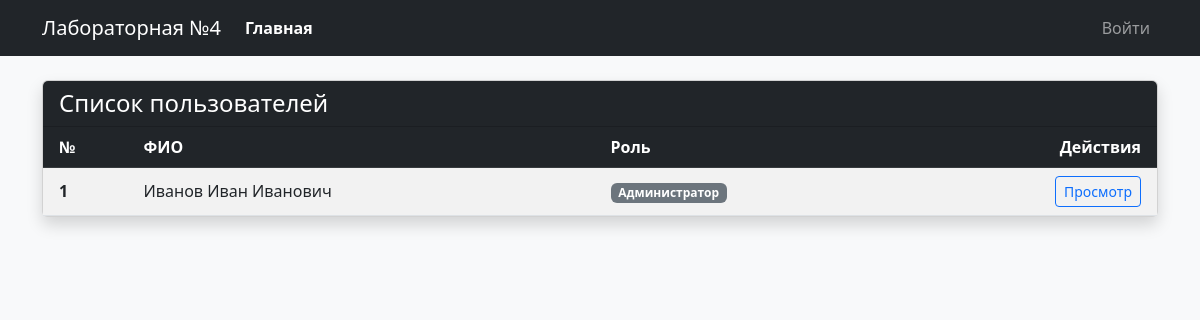
Before: / with the older database file.
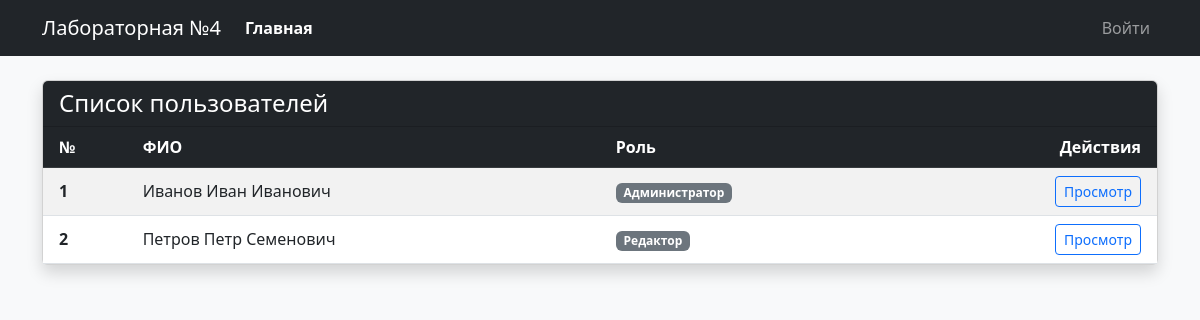
After: the same page with the newer database file.
### tables this page shows
CREATE TABLE users (
    id INTEGER PRIMARY KEY AUTOINCREMENT,
    login TEXT NOT NULL UNIQUE,
    password_hash TEXT NOT NULL,
    last_name TEXT,
    first_name TEXT NOT NULL,
    middle_name TEXT,
    role_id INTEGER,
    created_at TIMESTAMP DEFAULT CURRENT_TIMESTAMP,
    FOREIGN KEY (role_id) REFERENCES roles(id) ON DELETE SET NULL
);

CREATE TABLE roles (
    id INTEGER PRIMARY KEY AUTOINCREMENT,
    name TEXT NOT NULL UNIQUE,
    description TEXT
);

### app.py (the view)
@app.route('/')
def index():
    conn = get_db_conn()
    users = conn.execute('''
        SELECT u.id, u.login, u.last_name, u.first_name, u.middle_name, r.name as role_name
        FROM users u
        LEFT JOIN roles r ON u.role_id = r.id
    ''').fetchall()
    conn.close()
    return render_template('index.html', users=users)

### app.py (called while the page is built)
def get_db_conn():
    conn = sqlite3.connect(app.config['DATABASE'])
    conn.row_factory = sqlite3.Row
    return conn

### templates/index.html (shortened to what this page needs)
{% extends "base.html" %}
{% block content %}
<div class="card shadow">
    <div class="card-header bg-dark text-white d-flex justify-content-between align-items-center">
        <h4 class="mb-0">Список пользователей</h4>
    </div>
    <div class="card-body p-0">
        <table class="table table-striped table-hover mb-0">
            <thead class="table-dark">
                <tr>
                    <th scope="col" class="ps-3">№</th>
                    <th scope="col">ФИО</th>
                    <th scope="col">Роль</th>
                    <th scope="col" class="text-end pe-3">Действия</th>
                </tr>
            </thead>
            <tbody>
                {% for user in users %}
                <tr>
                    <th scope="row" class="ps-3 align-middle">{{ loop.index }}</th>
                    <td class="align-middle">
                        {{ user.last_name or '' }} {{ user.first_name }} {{ user.middle_name or '' }}
                    </td>
                    <td class="align-middle">
                        <span class="badge bg-secondary">{{ user.role_name or 'Нет роли' }}</span>
                    </td>
                    <td class="text-end pe-3 align-middle">
                        <div class="btn-group btn-group-sm">
                            <a href="{{ url_for('view_user', user_id=user.id) }}" class="btn btn-outline-primary">Просмотр</a>
                        </div>
                    </td>
                </tr>
                {% else %}
                <tr>
                    <td colspan="4" class="text-center py-4 text-muted">Пользователи отсутствуют в базе данных.</td>
                </tr>
                {% endfor %}
            </tbody>
        </table>
    </div>
</div>
{% endblock %}

### templates/base.html (shortened to what this page needs)
<!DOCTYPE html>
<html lang="ru">
<head>
    <link href="https://cdn.jsdelivr.net/npm/bootstrap@5.3.0/dist/css/bootstrap.min.css" rel="stylesheet">
</head>
<body class="bg-light">
    <nav class="navbar navbar-expand-lg navbar-dark bg-dark mb-4">
        <div class="container">
            <a class="navbar-brand" href="{{ url_for('index') }}">Лабораторная №4</a>
            <div class="collapse navbar-collapse" id="navbarNav">
                <ul class="navbar-nav me-auto">
                    <li class="nav-item">
                        <a class="nav-link {{ 'active' if request.endpoint == 'index' }}"
                           href="{{ url_for('index') }}">Главная</a>
                    </li>
                </ul>
                <ul class="navbar-nav">
                    {% if current_user.is_authenticated %}
                    <li class="nav-item">
                        <a class="nav-link" href="{{ url_for('logout') }}">Выйти ({{ current_user.login }})</a>
                    </li>
                    {% else %}
                    <li class="nav-item">
                        <a class="nav-link {{ 'active' if request.endpoint == 'login' }}"
                           href="{{ url_for('login') }}">Войти</a>
                    </li>
                    {% endif %}
                </ul>
            </div>
        </div>
    </nav>
    <div class="container">
        {% block content %}{% endblock %}
    </div>
</body>
</html>

### templates/base.html (style rules this page uses)
.navbar-dark .navbar-nav .nav-link.active { color: #fff; font-weight: bold; }

Changed rows visible on the page:
added users: last_name "Петров", first_name "Петр", middle_name "Семенович", name "Редактор"
